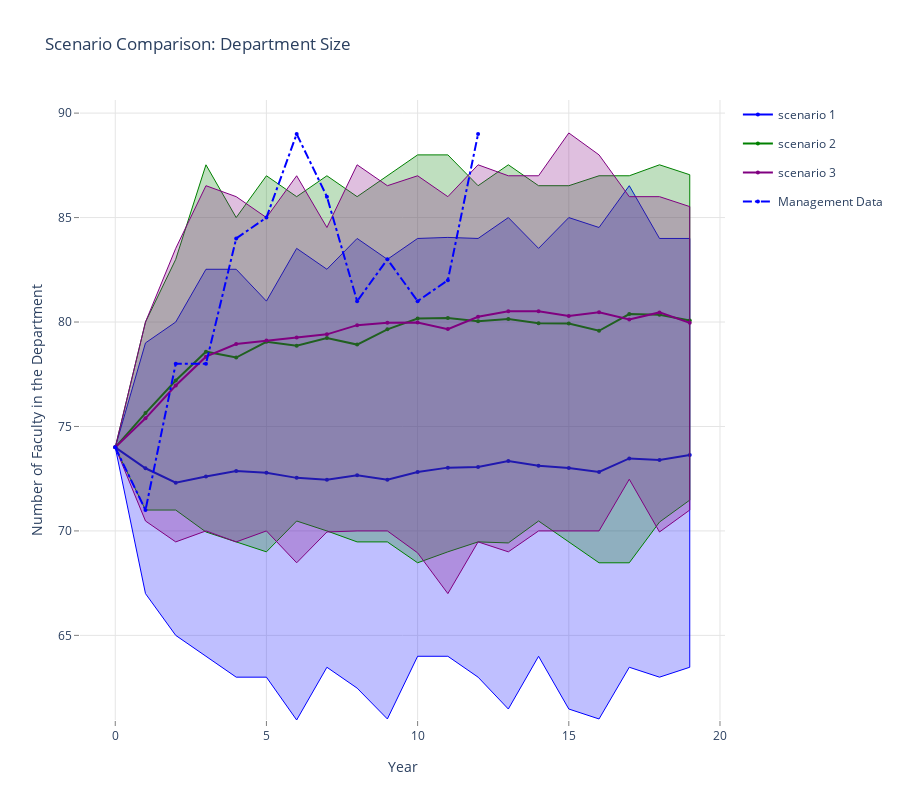

This figure's notebook cell:
### Markdown cell above
## Comparison of Model 3 Growth Models: Department Size

### Code cell
data = []
linecolors = ['rgb(0,0,255)', 'rgb(0,128,0)', 'rgb(128,0,128)', 'rgb(139,69,19)']
fillcolors = ['rgba(0,0,255,0.25)', 'rgba(0,128,0,0.25)', 'rgba(128,0,128,0.25)', 'rgba(160,82,45,0.25)']
legend_labels = ['scenario 1', 'scenario 2', 'scenario 3']

for k,v in enumerate(results.mlist):
    data.append(go.Scatter(
        x=np.append(v.summary_matrix['yr'], v.summary_matrix['yr'].values[::-1]),
        y=np.append(v.summary_matrix['deptn_975'], v.summary_matrix['deptn_025'].values[::-1]),
        fill='tozerox',
        fillcolor=fillcolors[k],
        line=dict(color=linecolors[k],
                 width=1),
        legendgroup=legend_labels[k],
        showlegend=False,
        mode='lines',
        name=legend_labels[k],
    ))

    data.append(go.Scatter(
        x=v.summary_matrix['yr'],
        y=v.summary_matrix['deptn_avg'],
        line=dict(color=linecolors[k],
                 width=2),
        legendgroup=legend_labels[k],
        showlegend=True,
        marker=dict(
            size=4),
        mode='lines+markers',
        name=legend_labels[k],
    ))


data.append(go.Scatter(
    x=v.summary_matrix['yr'], 
    y=v.summary_matrix['act_deptn'],
    line=dict(color='blue',
             dash='dashdot'),
    name='Management Data',
    mode='lines+markers',
    marker=dict(
        size=4),

))
    
layout = go.Layout(
    title='Scenario Comparison: Department Size',
    height=800,
    width=900,
    paper_bgcolor='rgb(255,255,255)',
    plot_bgcolor='rgb(255,255,255)',
    xaxis=dict(
        visible=True,
        title='Year',
        gridcolor='rgb(229,229,229)',
        showgrid=True,
        showline=True,
        showticklabels=True,
        tickcolor='rgb(127,127,127)',
        ticks='outside',
        zeroline=False
    ),
    yaxis=dict(
        title='Number of Faculty in the Department',
        gridcolor='rgb(229,229,229)',
        showgrid=True,
        showline=True,
        showticklabels=True,
        tickcolor='rgb(127,127,127)',
        ticks='outside',
        zeroline=False
    ),
)
fig = go.Figure(data=data, layout=layout)
plotly.offline.iplot(fig, filename= 'shaded_lines')

# export image for ingestion to pdf file.
# if not os.path.exists('images'):
#     os.mkdir('images')
# pio.write_image(fig, 'images/dept_size_plot.png')

### Figure 1 — Plotly figure (JSON) as saved in the notebook; plotly's stock layout.template omitted (floating-point values rounded to 4 significant figures)
{"data": [{"fill": "tozerox", "fillcolor": "rgba(0,0,255,0.25)", "legendgroup": "scenario 1", "line": {"color": "rgb(0,0,255)", "width": 1}, "mode": "lines", "name": "scenario 1", "showlegend": false, "type": "scatter", "x": [0, 1, 2, 3, 4, 5, 6, 7, 8, 9, 10, 11, 12, 13, 14, 15, 16, 17, 18, 19, 19, 18, 17, 16, 15, 14, 13, 12, 11, 10, 9, 8, 7, 6, 5, 4, 3, 2, 1, 0], "y": [74, 79, 80, 82.53, 82.53, 81, 83.53, 82.53, 84, 83, 84, 84.05, 84, 85, 83.53, 85, 84.53, 86.53, 84, 84, 63.48, 63, 63.48, 61, 61.48, 64, 61.48, 63, 64, 64, 61, 62.48, 63.48, 60.95, 63, 63, 64, 65, 67, 74]}, {"legendgroup": "scenario 1", "line": {"color": "rgb(0,0,255)", "width": 2}, "marker": {"size": 4}, "mode": "lines+markers", "name": "scenario 1", "showlegend": true, "type": "scatter", "x": [0, 1, 2, 3, 4, 5, 6, 7, 8, 9, 10, 11, 12, 13, 14, 15, 16, 17, 18, 19], "y": [74, 73, 72.31, 72.61, 72.87, 72.78, 72.54, 72.45, 72.66, 72.45, 72.82, 73.03, 73.06, 73.35, 73.12, 73.01, 72.82, 73.47, 73.39, 73.64]}, {"fill": "tozerox", "fillcolor": "rgba(0,128,0,0.25)", "legendgroup": "scenario 2", "line": {"color": "rgb(0,128,0)", "width": 1}, "mode": "lines", "name": "scenario 2", "showlegend": false, "type": "scatter", "x": [0, 1, 2, 3, 4, 5, 6, 7, 8, 9, 10, 11, 12, 13, 14, 15, 16, 17, 18, 19, 19, 18, 17, 16, 15, 14, 13, 12, 11, 10, 9, 8, 7, 6, 5, 4, 3, 2, 1, 0], "y": [74, 80, 83, 87.53, 85, 87, 86, 87, 86, 87, 88, 88, 86.53, 87.53, 86.53, 86.53, 87, 87, 87.53, 87.05, 71.47, 70.42, 68.47, 68.47, 69.47, 70.47, 69.42, 69.47, 69, 68.47, 69.47, 69.47, 70, 70.47, 69, 69.47, 69.95, 71, 71, 74]}, {"legendgroup": "scenario 2", "line": {"color": "rgb(0,128,0)", "width": 2}, "marker": {"size": 4}, "mode": "lines+markers", "name": "scenario 2", "showlegend": true, "type": "scatter", "x": [0, 1, 2, 3, 4, 5, 6, 7, 8, 9, 10, 11, 12, 13, 14, 15, 16, 17, 18, 19], "y": [74, 75.64, 77.2, 78.58, 78.3, 79.05, 78.87, 79.23, 78.92, 79.65, 80.17, 80.19, 80.04, 80.15, 79.94, 79.93, 79.58, 80.38, 80.35, 80.07]}, {"fill": "tozerox", "fillcolor": "rgba(128,0,128,0.25)", "legendgroup": "scenario 3", "line": {"color": "rgb(128,0,128)", "width": 1}, "mode": "lines", "name": "scenario 3", "showlegend": false, "type": "scatter", "x": [0, 1, 2, 3, 4, 5, 6, 7, 8, 9, 10, 11, 12, 13, 14, 15, 16, 17, 18, 19, 19, 18, 17, 16, 15, 14, 13, 12, 11, 10, 9, 8, 7, 6, 5, 4, 3, 2, 1, 0], "y": [74, 80, 83.53, 86.53, 86, 85, 87, 84.53, 87.53, 86.53, 87, 86, 87.53, 87, 87, 89.05, 88, 86, 86, 85.53, 71, 69.95, 72.47, 70, 70, 70, 69, 69.47, 67, 68.95, 70, 70, 69.95, 68.47, 70, 69.47, 70, 69.47, 70.47, 74]}, {"legendgroup": "scenario 3", "line": {"color": "rgb(128,0,128)", "width": 2}, "marker": {"size": 4}, "mode": "lines+markers", "name": "scenario 3", "showlegend": true, "type": "scatter", "x": [0, 1, 2, 3, 4, 5, 6, 7, 8, 9, 10, 11, 12, 13, 14, 15, 16, 17, 18, 19], "y": [74, 75.39, 76.96, 78.34, 78.95, 79.11, 79.26, 79.41, 79.85, 79.97, 79.98, 79.66, 80.25, 80.51, 80.51, 80.29, 80.47, 80.12, 80.46, 79.96]}, {"line": {"color": "blue", "dash": "dashdot"}, "marker": {"size": 4}, "mode": "lines+markers", "name": "Management Data", "type": "scatter", "x": [0, 1, 2, 3, 4, 5, 6, 7, 8, 9, 10, 11, 12, 13, 14, 15, 16, 17, 18, 19], "y": [74, 71, 78, 78, 84, 85, 89, 86, 81, 83, 81, 82, 89, null, null, null, null, null, null, null]}], "layout": {"height": 800, "paper_bgcolor": "rgb(255,255,255)", "plot_bgcolor": "rgb(255,255,255)", "title": {"text": "Scenario Comparison: Department Size"}, "width": 900, "xaxis": {"gridcolor": "rgb(229,229,229)", "showgrid": true, "showline": true, "showticklabels": true, "tickcolor": "rgb(127,127,127)", "ticks": "outside", "title": {"text": "Year"}, "visible": true, "zeroline": false}, "yaxis": {"gridcolor": "rgb(229,229,229)", "showgrid": true, "showline": true, "showticklabels": true, "tickcolor": "rgb(127,127,127)", "ticks": "outside", "title": {"text": "Number of Faculty in the Department"}, "zeroline": false}}}
